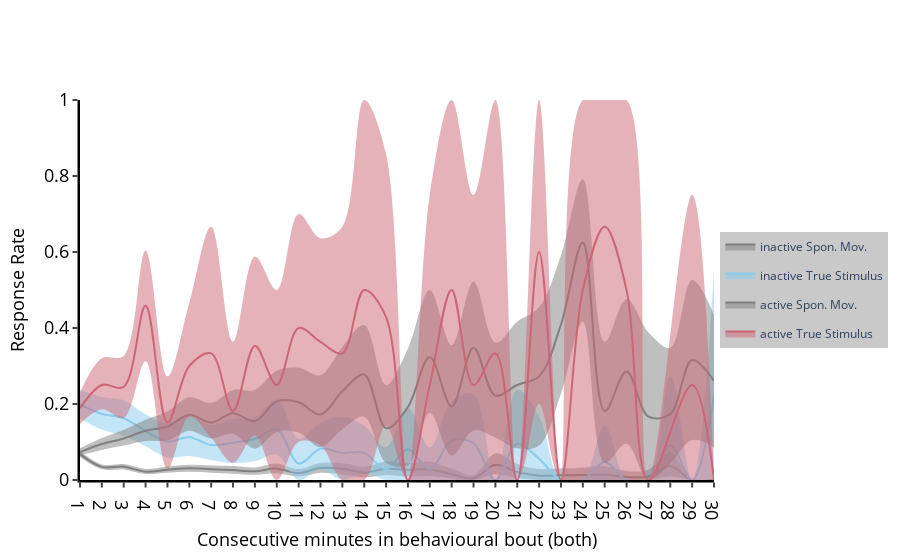

Here is the notebook cell this chart was saved with:
### Code cell
f = pdfp.plot_response_over_activity(df, activity = 'both', variable = 'moving', response_col = 'has_responded', facet_col = 'machine_name');
f.show()

### Figure 1 — Plotly figure (JSON) as saved in the notebook; plotly's stock layout.template omitted (floating-point values rounded to 4 significant figures)
{"data": [{"legendgroup": "inactive Spon. Mov.", "line": {"shape": "spline", "width": 0}, "marker": {"color": "#444"}, "mode": "lines", "showlegend": false, "type": "scatter", "x": [1, 2, 3, 4, 5, 6, 7, 8, 9, 10, 11, 12, 13, 14, 15, 16, 17, 18, 19, 20, 21, 22, 23, 24, 25, 26, 27, 28, 29, 30], "y": [0.0606, 0.028, 0.02793, 0.01578, 0.01939, 0.0218, 0.01921, 0.01649, 0.0137, 0.01769, 0.00905, 0.01876, 0.01471, 0.007353, 0.01344, 0.008982, 0.01034, 0.003802, 0, 0.015, 0.005291, 0, 0, 0, 0, 0, 0, 0.009009, 0, 0]}, {"fill": "tonexty", "legendgroup": "inactive Spon. Mov.", "line": {"color": "grey", "shape": "spline"}, "mode": "lines", "name": "inactive Spon. Mov.", "type": "scatter", "x": [1, 2, 3, 4, 5, 6, 7, 8, 9, 10, 11, 12, 13, 14, 15, 16, 17, 18, 19, 20, 21, 22, 23, 24, 25, 26, 27, 28, 29, 30], "y": [0.06808, 0.03448, 0.03512, 0.02188, 0.02703, 0.03065, 0.0284, 0.02619, 0.02283, 0.02993, 0.0181, 0.03189, 0.02941, 0.01961, 0.02957, 0.02695, 0.02759, 0.01521, 0.00431, 0.04, 0.02116, 0.01149, 0.01227, 0.01299, 0.0146, 0.008, 0.009009, 0.03604, 0, 0]}, {"fill": "tonexty", "legendgroup": "inactive Spon. Mov.", "line": {"shape": "spline", "width": 0}, "marker": {"color": "grey"}, "mode": "lines", "showlegend": false, "type": "scatter", "x": [1, 2, 3, 4, 5, 6, 7, 8, 9, 10, 11, 12, 13, 14, 15, 16, 17, 18, 19, 20, 21, 22, 23, 24, 25, 26, 27, 28, 29, 30], "y": [0.07606, 0.04097, 0.0419, 0.02901, 0.03525, 0.04019, 0.03843, 0.03686, 0.03311, 0.04354, 0.02866, 0.04503, 0.04412, 0.03431, 0.04839, 0.04491, 0.04828, 0.03042, 0.01293, 0.07, 0.04233, 0.02874, 0.03067, 0.03247, 0.0365, 0.024, 0.02703, 0.07207, 0, 0]}, {"legendgroup": "inactive True Stimulus", "line": {"shape": "spline", "width": 0}, "marker": {"color": "#444"}, "mode": "lines", "showlegend": false, "type": "scatter", "x": [1, 2, 3, 4, 5, 6, 7, 8, 9, 10, 11, 12, 13, 14, 15, 16, 17, 18, 19, 20, 21, 22, 23, 24, 25, 26, 27, 28, 29, 30], "y": [0.1621, 0.1329, 0.1155, 0.08889, 0.05952, 0.06338, 0.05263, 0.04464, 0.04902, 0.06667, 0, 0.0274, 0, 0.01786, 0, 0, 0, 0, 0, 0, 0, 0, 0, 0, 0, 0, 0, 0, 0, 0]}, {"fill": "tonexty", "legendgroup": "inactive True Stimulus", "line": {"color": "rgb(136, 204, 238)", "shape": "spline"}, "mode": "lines", "name": "inactive True Stimulus", "type": "scatter", "x": [1, 2, 3, 4, 5, 6, 7, 8, 9, 10, 11, 12, 13, 14, 15, 16, 17, 18, 19, 20, 21, 22, 23, 24, 25, 26, 27, 28, 29, 30], "y": [0.1986, 0.1741, 0.1625, 0.1289, 0.1012, 0.1127, 0.09211, 0.09821, 0.1078, 0.1333, 0.04348, 0.08219, 0.07143, 0.07143, 0.02857, 0.08108, 0.02857, 0.1034, 0.09677, 0, 0.09524, 0.05556, 0, 0, 0.04762, 0, 0, 0.09091, 0, 0.2222]}, {"fill": "tonexty", "legendgroup": "inactive True Stimulus", "line": {"shape": "spline", "width": 0}, "marker": {"color": "rgb(136, 204, 238)"}, "mode": "lines", "showlegend": false, "type": "scatter", "x": [1, 2, 3, 4, 5, 6, 7, 8, 9, 10, 11, 12, 13, 14, 15, 16, 17, 18, 19, 20, 21, 22, 23, 24, 25, 26, 27, 28, 29, 30], "y": [0.2374, 0.2184, 0.2094, 0.1733, 0.1488, 0.169, 0.1447, 0.1607, 0.1667, 0.2111, 0.1087, 0.1507, 0.1667, 0.1429, 0.08571, 0.1892, 0.08571, 0.2069, 0.2258, 0, 0.2381, 0.1667, 0, 0, 0.1429, 0, 0, 0.2727, 0, 0.5556]}, {"legendgroup": "active Spon. Mov.", "line": {"shape": "spline", "width": 0}, "marker": {"color": "#444"}, "mode": "lines", "showlegend": false, "type": "scatter", "x": [1, 2, 3, 4, 5, 6, 7, 8, 9, 10, 11, 12, 13, 14, 15, 16, 17, 18, 19, 20, 21, 22, 23, 24, 25, 26, 27, 28, 29, 30], "y": [0.06527, 0.07927, 0.09059, 0.1027, 0.1042, 0.1298, 0.1094, 0.1216, 0.08247, 0.1264, 0.125, 0.08621, 0.1333, 0.1667, 0.04545, 0.03846, 0.1765, 0.06452, 0.1304, 0.1111, 0.08333, 0.09091, 0.2273, 0.4167, 0.04545, 0.09524, 0, 0.04348, 0.1053, 0.08696]}, {"fill": "tonexty", "legendgroup": "active Spon. Mov.", "line": {"color": "grey", "shape": "spline"}, "mode": "lines", "name": "active Spon. Mov.", "type": "scatter", "x": [1, 2, 3, 4, 5, 6, 7, 8, 9, 10, 11, 12, 13, 14, 15, 16, 17, 18, 19, 20, 21, 22, 23, 24, 25, 26, 27, 28, 29, 30], "y": [0.07365, 0.09455, 0.1094, 0.1297, 0.1408, 0.1718, 0.151, 0.1757, 0.1546, 0.2069, 0.2045, 0.1724, 0.2333, 0.2778, 0.1364, 0.1923, 0.3235, 0.1935, 0.3478, 0.2222, 0.25, 0.2727, 0.4091, 0.625, 0.1818, 0.2857, 0.1667, 0.1739, 0.3158, 0.2609]}, {"fill": "tonexty", "legendgroup": "active Spon. Mov.", "line": {"shape": "spline", "width": 0}, "marker": {"color": "grey"}, "mode": "lines", "showlegend": false, "type": "scatter", "x": [1, 2, 3, 4, 5, 6, 7, 8, 9, 10, 11, 12, 13, 14, 15, 16, 17, 18, 19, 20, 21, 22, 23, 24, 25, 26, 27, 28, 29, 30], "y": [0.08377, 0.1105, 0.1318, 0.1586, 0.1803, 0.2176, 0.2031, 0.2365, 0.2371, 0.2874, 0.2955, 0.2759, 0.35, 0.4074, 0.25, 0.3462, 0.5, 0.3548, 0.5217, 0.3611, 0.4167, 0.4545, 0.5909, 0.7917, 0.3636, 0.4762, 0.3889, 0.3478, 0.5263, 0.4348]}, {"legendgroup": "active True Stimulus", "line": {"shape": "spline", "width": 0}, "marker": {"color": "#444"}, "mode": "lines", "showlegend": false, "type": "scatter", "x": [1, 2, 3, 4, 5, 6, 7, 8, 9, 10, 11, 12, 13, 14, 15, 16, 17, 18, 19, 20, 21, 22, 23, 24, 25, 26, 27, 29, 30], "y": [0.1475, 0.1859, 0.1633, 0.3125, 0.0303, 0.1667, 0.1111, 0.04545, 0.1176, 0, 0.1, 0.09091, 0, 0, 0.1429, 0, 0, 0, 0, 0, 0, 0.2, 0, 0, 0, 0, 0, 0, 0]}, {"fill": "tonexty", "legendgroup": "active True Stimulus", "line": {"color": "rgb(204, 102, 119)", "shape": "spline"}, "mode": "lines", "name": "active True Stimulus", "type": "scatter", "x": [1, 2, 3, 4, 5, 6, 7, 8, 9, 10, 11, 12, 13, 14, 15, 16, 17, 18, 19, 20, 21, 22, 23, 24, 25, 26, 27, 29, 30], "y": [0.1888, 0.25, 0.2449, 0.4583, 0.1515, 0.3, 0.3333, 0.1818, 0.3529, 0.25, 0.4, 0.3636, 0.3333, 0.5, 0.4286, 0, 0.25, 0.5, 0.25, 0.3333, 0, 0.6, 0, 0.5, 0.6667, 0.5, 0, 0.25, 0]}, {"fill": "tonexty", "legendgroup": "active True Stimulus", "line": {"shape": "spline", "width": 0}, "marker": {"color": "rgb(204, 102, 119)"}, "mode": "lines", "showlegend": false, "type": "scatter", "x": [1, 2, 3, 4, 5, 6, 7, 8, 9, 10, 11, 12, 13, 14, 15, 16, 17, 18, 19, 20, 21, 22, 23, 24, 25, 26, 27, 29, 30], "y": [0.2301, 0.3205, 0.3265, 0.6042, 0.2727, 0.4667, 0.6667, 0.3636, 0.5882, 0.5, 0.7, 0.6364, 0.6667, 1, 0.8571, 0, 0.75, 1, 0.75, 1, 0, 1, 0, 1, 1, 1, 0, 0.75, 0]}], "layout": {"legend": {"bgcolor": "rgba(201, 201, 201, 1)", "bordercolor": "grey", "font": {"size": 12}, "x": 1.01, "y": 0.5}, "plot_bgcolor": "white", "title": {"text": ""}, "xaxis": {"dtick": 1, "linecolor": "black", "linewidth": 2.5, "showgrid": false, "tick0": 0, "tickfont": {"color": "black", "size": 18}, "ticks": "outside", "tickwidth": 2, "title": {"font": {"color": "black", "size": 18}, "text": "Consecutive minutes in behavioural bout (both)"}, "type": "-", "zeroline": false}, "yaxis": {"dtick": 0.2, "linecolor": "black", "linewidth": 2.5, "range": [0, 1], "rangemode": "tozero", "showgrid": false, "tick0": 0, "tickfont": {"color": "black", "size": 18}, "ticks": "outside", "tickwidth": 2, "title": {"font": {"color": "black", "size": 18}, "text": "Response Rate"}, "type": "-", "zeroline": false}}}
